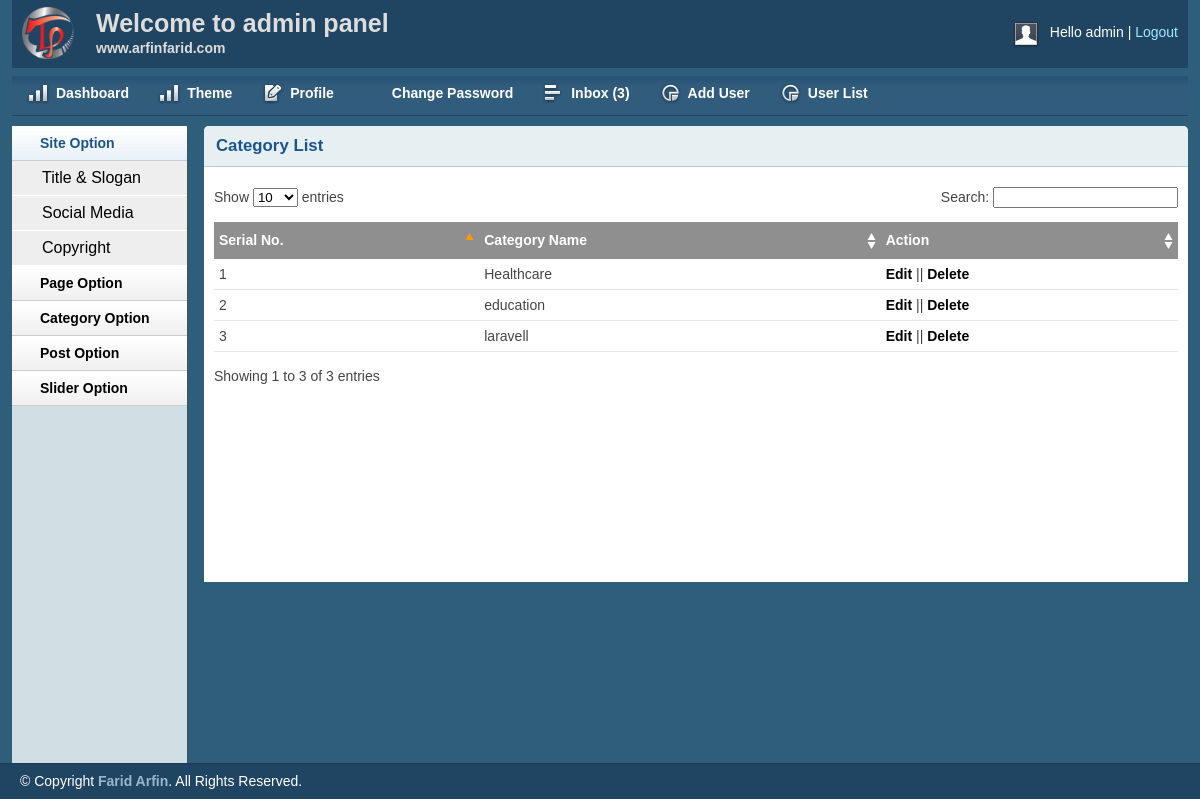
The page /admin/catlist.php (signed in) on the database its author committed.
### tables this page shows
CREATE TABLE `tbl_category` (
  `cat_id` int(11) NOT NULL,
  `cat_name` varchar(50) NOT NULL
);

### lib/Database.php (called while the page is built, shortened)
<?php
	Class Database{
		public $host   = DB_HOST;
		public $user   = DB_USER;
		public $pass   = DB_PASS;
		public $dbname = DB_NAME;
		public $link;
		public function connectDb(){
			$this->link = new mysqli($this->host,$this->user,$this->pass,$this->dbname);
		}
		public function select($query){
			$result = $this->link->query($query) or die($this->link->error.__line__);
			if($result->num_rows > 0){
				return $result;
			}
			else{
				return false;
			}
		}
	}
?>

### admin/catlist.php (the view, shortened to what this page needs)
<?php include 'inc/header.php' ?>
<?php include 'inc/sidebar.php' ?>
        <div class="grid_10">
            <div class="box round first grid">
                <h2>Category List</h2>
                <div class="block">
                    <table class="data display datatable" id="example">
					<thead>
						<tr>
							<th>Serial No.</th>
							<th>Category Name</th>
							<th>Action</th>
						</tr>
					</thead>
					<tbody>
			<?php
				$query = "SELECT * FROM tbl_category ORDER BY cat_id DESC";
				$category = $db->select($query);
				if($category){
					$i = 0;
					while ($result = $category->fetch_assoc()) {
						$i++;
			?>
						<tr class="odd gradeX">
							<td><?php echo $i; ?></td>
							<td><?php echo $result['cat_name']; ?></td>
							<td><a href="editcat.php?catid=<?php echo $result['cat_id']; ?>">Edit</a> || <a onclick="return confirm('Are you sure want to Delete data')"; href="?delid=<?php echo $result['cat_id']; ?>">Delete</td>
						</tr>
				<?php } } ?>
					</tbody>
				</table>
               </div>
            </div>
        </div>
<?php include 'inc/footer.php' ?>

### admin/css/layout.css (style rules this page uses)
body { background: #fff none repeat scroll 0 0; color: #444; font-size: 14px; padding: 0; }
a { color: #000; font-weight:bold; text-decoration: none; }
h1, h2, h3, h4, h5, h6 { line-height:1.2em; margin-bottom:.3em; }
h2 { margin-top:1em; }
.box { background:#fff; margin-bottom:20px; padding:10px 10px 10px 10px; margin-left:-8px; }
.box.grid { padding-bottom:40px; }
.box.round { -moz-border-radius: 5px 5px 0px 0px; -webkit-border-radius: 5px 5px 0px 0px; border-radius: 5px 5px 0px 0px; }
.box h2 { font-size:1.2em; font-weight:bold; color:#1B548D; background:#E6F0F3; margin:-10px -10px 0 -10px; padding:10px 12px; border-bottom:1px solid #B3CBD6; -moz-border-radius: 5px 5px 0px 0px; -webkit-border-radius: 5px 5px 0px 0px; border-radius: 5px 5px 0px 0px; }
.box.first { min-height: 406px; }
.block { padding-top:20px; }
.block { padding-bottom:1px; }
table.display { margin: 0 auto; clear: both; width: 100%; }
.sorting_asc { background: #8f8f8f url(../img/table/sort_asc.png) no-repeat center right; padding:8px 5px; text-align:left; color:#fff; }
.sorting { background:#8f8f8f url(../img/table/sort_both.png) no-repeat center right; padding:8px 5px; text-align:left; color:#fff; }
tr.odd { height: 30px; line-height: 30px; border-bottom:1px solid #e6e6e6; }
tr.even { height: 30px; line-height: 30px; border-bottom:1px solid #e6e6e6; }
tr.odd td, tr.even td { padding-left:5px; }

### rows shown on the page
tbl_category: cat_name "Healthcare"
tbl_category: cat_name "education"
tbl_category: cat_name "laravell"

### other values the page prints
Session::get('username') "admin"
$count "3"
